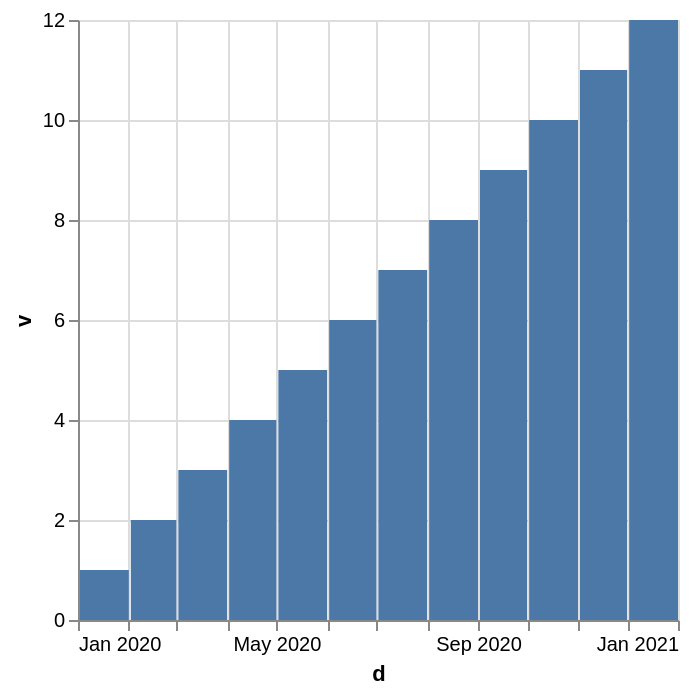

The specification (Vega-Lite) saved for this image:
### Vega-Lite specification from a JSON file in a GitHub repository (floating-point values rounded to 4 significant figures)
{"$schema": "https://vega.github.io/schema/vega-lite/v6.json", "data": {"values": [{"d": "2020-01-01", "v": 1}, {"d": "2020-02-01", "v": 2}, {"d": "2020-03-01", "v": 3}, {"d": "2020-04-01", "v": 4}, {"d": "2020-05-01", "v": 5}, {"d": "2020-06-01", "v": 6}, {"d": "2020-07-01", "v": 7}, {"d": "2020-08-01", "v": 8}, {"d": "2020-09-01", "v": 9}, {"d": "2020-10-01", "v": 10}, {"d": "2020-11-01", "v": 11}, {"d": "2020-12-01", "v": 12}]}, "mark": "bar", "encoding": {"x": {"timeUnit": "binnedyearmonth", "field": "d", "type": "temporal"}, "y": {"field": "v", "type": "quantitative"}}}
